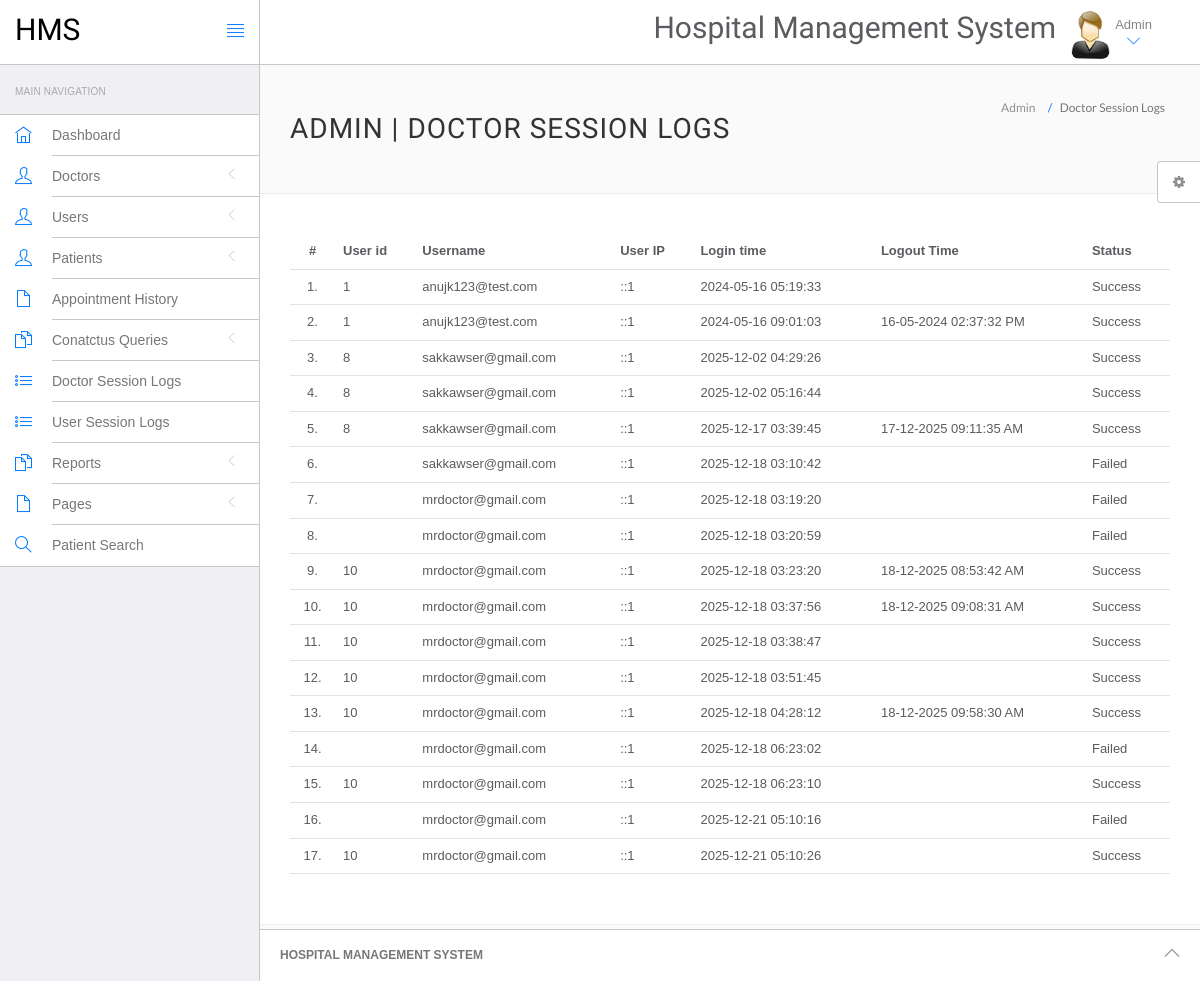
The page /admin/doctor-logs.php (signed in) on the database as committed earlier.
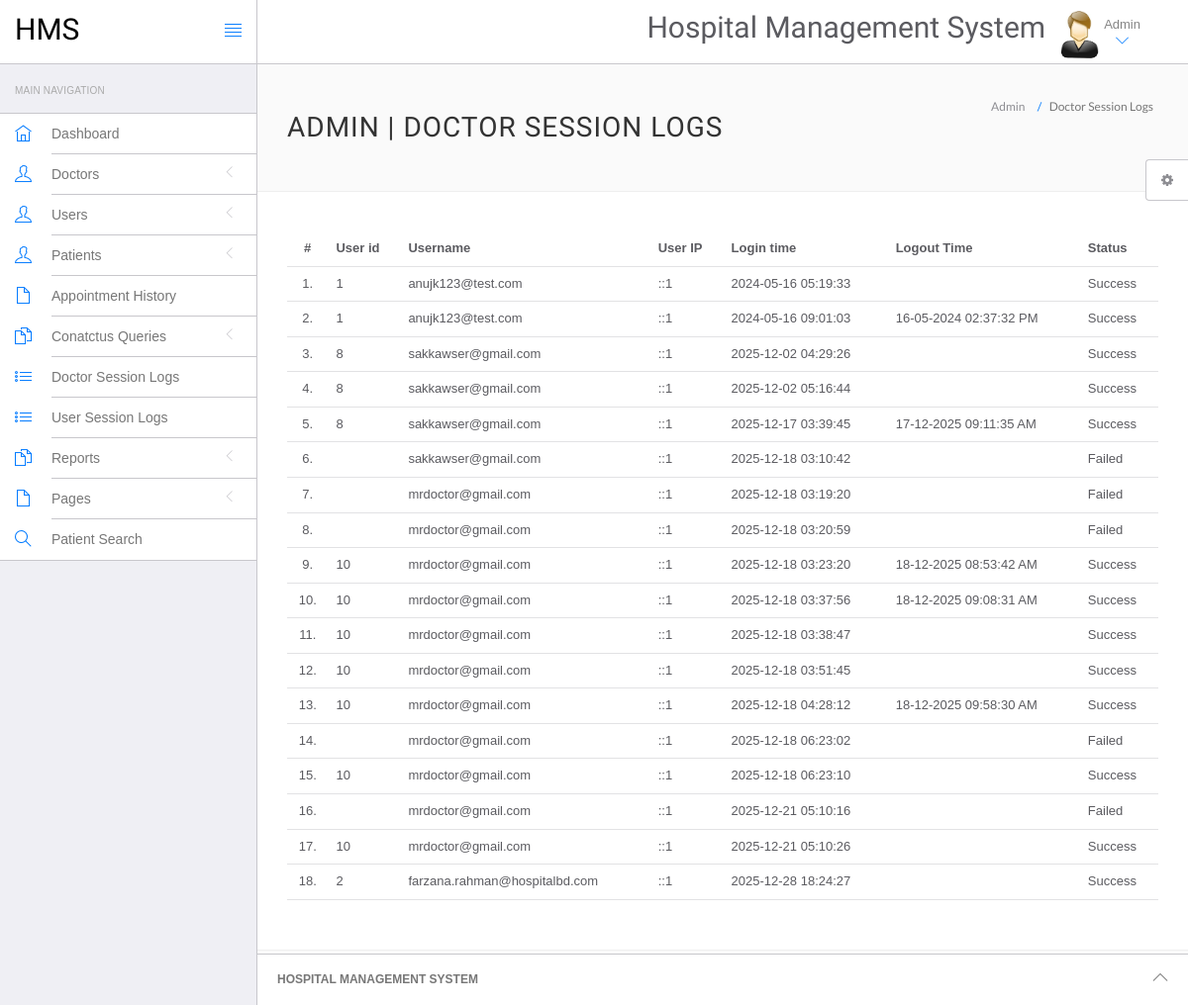
The same page on the database as committed later.
### tables this page shows
CREATE TABLE `doctorslog` (
  `id` int NOT NULL,
  `uid` int DEFAULT NULL,
  `username` varchar(255) DEFAULT NULL,
  `userip` binary(16) DEFAULT NULL,
  `loginTime` timestamp NULL DEFAULT CURRENT_TIMESTAMP,
  `logout` varchar(255) DEFAULT NULL,
  `status` int DEFAULT NULL
);

### admin/doctor-logs.php (the view, shortened to what this page needs)
<?php
include('include/config.php');
if(strlen($_SESSION['id']==0)) {
 header('location:logout.php');
  } else{
?>
<!DOCTYPE html>
<html lang="en">
	<head>
		<link rel="stylesheet" href="vendor/bootstrap/css/bootstrap.min.css">
		<link rel="stylesheet" href="vendor/fontawesome/css/font-awesome.min.css">
		<link rel="stylesheet" href="vendor/themify-icons/themify-icons.min.css">
		<link href="vendor/animate.css/animate.min.css" rel="stylesheet" media="screen">
		<link href="vendor/perfect-scrollbar/perfect-scrollbar.min.css" rel="stylesheet" media="screen">
		<link href="vendor/switchery/switchery.min.css" rel="stylesheet" media="screen">
		<link href="vendor/bootstrap-touchspin/jquery.bootstrap-touchspin.min.css" rel="stylesheet" media="screen">
		<link href="vendor/select2/select2.min.css" rel="stylesheet" media="screen">
		<link href="vendor/bootstrap-datepicker/bootstrap-datepicker3.standalone.min.css" rel="stylesheet" media="screen">
		<link href="vendor/bootstrap-timepicker/bootstrap-timepicker.min.css" rel="stylesheet" media="screen">
		<link rel="stylesheet" href="assets/css/styles.css">
		<link rel="stylesheet" href="assets/css/plugins.css">
		<link rel="stylesheet" href="assets/css/themes/theme-1.css" id="skin_color" />
	</head>
	<body>
		<div id="app">
<?php include('include/sidebar.php');?>
			<div class="app-content">
					<?php include('include/header.php');?>
				<div class="main-content" >
					<div class="wrap-content container" id="container">
						<section id="page-title">
							<div class="row">
								<div class="col-sm-8">
									<h1 class="mainTitle">Admin  | Doctor Session Logs</h1>
																	</div>
								<ol class="breadcrumb">
									<li>
										<span>Admin </span>
									</li>
									<li class="active">
										<span>Doctor Session Logs</span>
									</li>
								</ol>
							</div>
						</section>
						<div class="container-fluid container-fullw bg-white">
									<div class="row">
								<div class="col-md-12">
									<table class="table table-hover" id="sample-table-1">
										<thead>
											<tr>
												<th class="center">#</th>
												<th class="hidden-xs">User id</th>
												<th>Username</th>
												<th>User IP</th>
												<th>Login time</th>
												<th>Logout Time </th>
												<th> Status </th>
											</tr>
										</thead>
										<tbody>
<?php
$sql=mysqli_query($con,"select * from doctorslog ");
$cnt=1;
while($row=mysqli_fetch_array($sql))
{
?>
											<tr>
												<td class="center"><?php echo $cnt;?>.</td>
												<td class="hidden-xs"><?php echo $row['uid'];?></td>
												<td class="hidden-xs"><?php echo $row['username'];?></td>
												<td><?php echo $row['userip'];?></td>
												<td><?php echo $row['loginTime'];?></td>
												<td><?php echo $row['logout'];?>
												</td>
												<td>
<?php if($row['status']==1)
{
	echo "Success";
}
else
{
	echo "Failed";
}?>
</td>
											</tr>
											<?php
$cnt=$cnt+1;
											 }?>
										</tbody>
									</table>
								</div>
							</div>
								</div>
					</div>
				</div>
			</div>
	<?php include('include/footer.php');?>
	<?php include('include/setting.php');?>
		</div>
	</body>
</html>
<?php } ?>

Rows that differ between the two databases and show on the page:
added doctorslog: uid "2", username "farzana.rahman@hospitalbd.com", userip "::1", loginTime "2025-12-28 18:24:27", status "Success"
